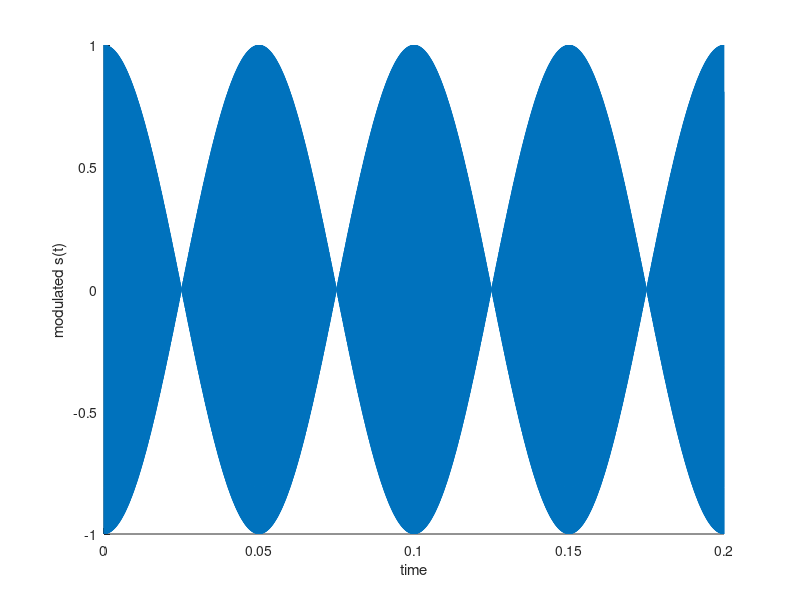
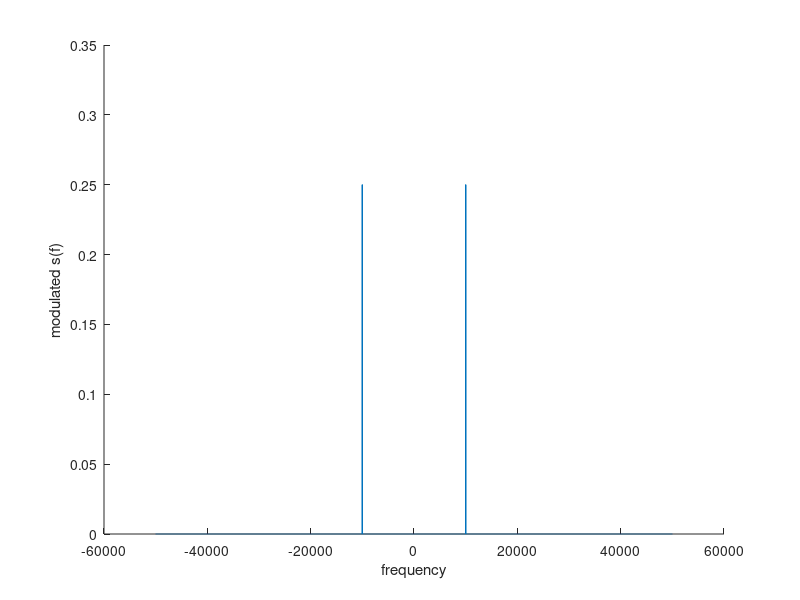
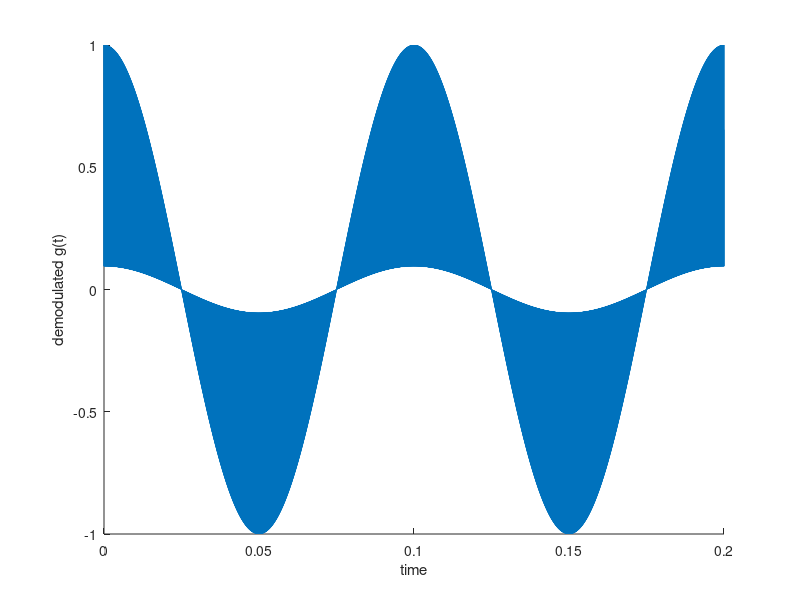
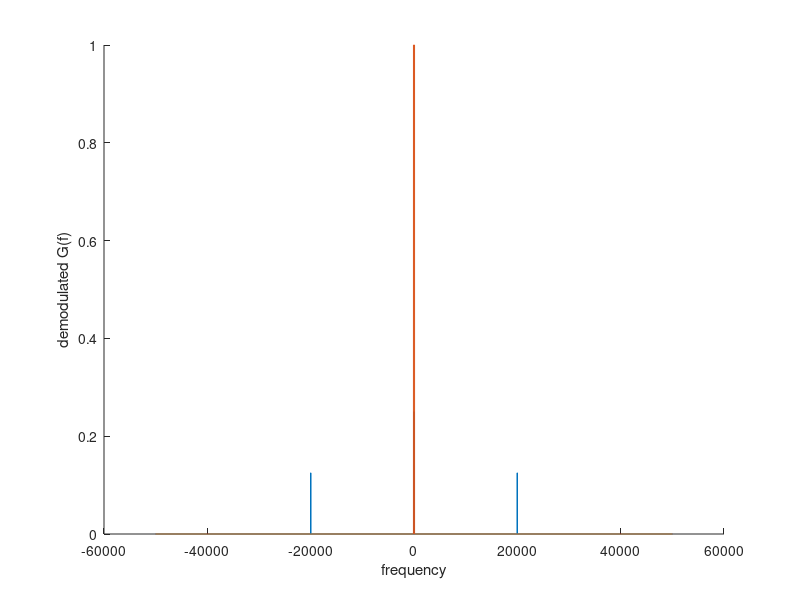

MATLAB code for these plots, in order: (Note: this script raises an error after producing the figures.)
clc;
clear
close all


fm=10;
fc=10000;

T=2/fm;
ts=0.1/fc;

N=T/ts;

fs=1/ts;
df=fs/N;

t=0:ts:((N-1)*ts);

if(rem(N,2)==0)

f=(-0.5*fs):df:((0.5*fs)-(df))
else
f=(-(0.5*fs)+(0.5*df)):df:((0.5*fs)-(0.5*df))
end

%%baseband
m=cos(2*pi*fm*t);

%%carrier
c=cos(2*pi*fc*t);

%%modulated
s=m.*c;
figure(1)
plot(t,s)
xlabel("time")
ylabel("modulated s(t)")
box off

%%modulated spectrum
S=fftshift(fft(s)*(1/N));
figure(2)
plot(f,abs(S))
xlabel("frequency")
ylabel("modulated s(f)")
box off



%%demodulated
g=s.*c;
figure(3)
plot(t,g)
xlabel("time")
ylabel("demodulated g(t)")
box off

%%modulated spectrum
G=fftshift(fft(g)*(1/N));
figure(4)
plot(f,abs(G))
xlabel("frequency")
ylabel("demodulated G(f)")
box off
hold on


%%LPF
LPF_BW=110;

H=abs(f)<LPF_BW;
%%figure(5)
plot(f,abs(H))

%%after LPF
MO=G.*H;
figure(5)
plot(f,abs(MO))
xlabel("frequency")
ylabel("restored")
box off

%%time domain of restored
mo=ifft(ifftshift(MO)*N);
figure(7)
plot(t,mo);
hold on
plot(t,m)
legend("received msg","transmitted msg")
xlabel("time")
ylalbel("g(t)")
box off
